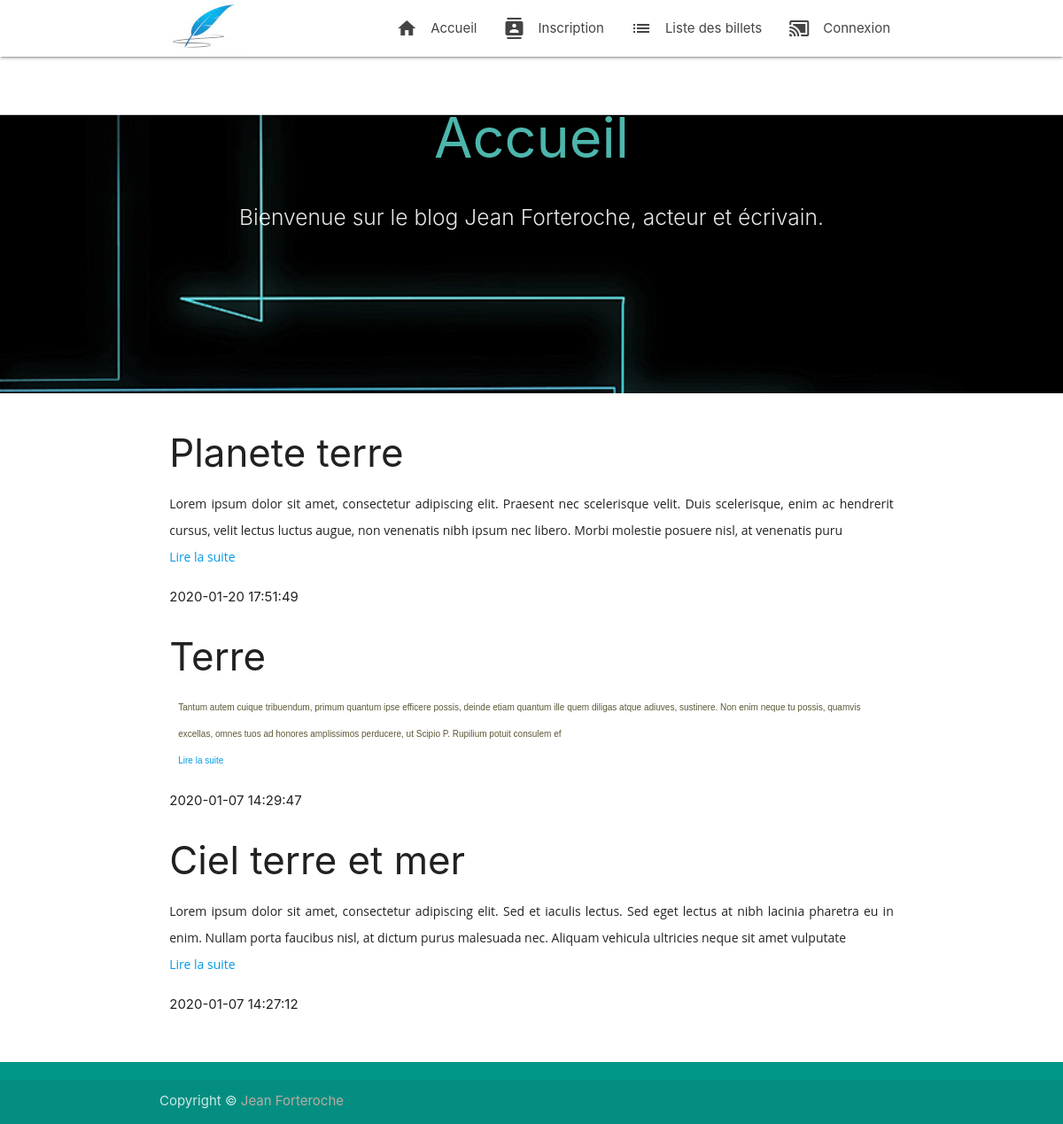
The page / on the database its author committed.
### tables this page shows
CREATE TABLE IF NOT EXISTS `billet` (
  `id` int(11) NOT NULL AUTO_INCREMENT,
  `titre` varchar(255) NOT NULL,
  `description` text NOT NULL,
  `idUser` int(11) NOT NULL,
  `dateAjout` datetime NOT NULL,
  PRIMARY KEY (`id`),
  KEY `idUser` (`idUser`)
);

### index.php (the view)
<?php
require_once('header.php');
require_once('model/dbconnect.php');
?>
<div id="index-banner" class="parallax-container">
      <div class="section no-pad-bot">
        <div class="container">
          <br><br>
          <h1 class="header center teal-text text-lighten-2">Accueil</h1>
          <div class="row center">
            <h5 class="header col s12 light">
            <?php if(!empty($_SESSION['pseudo'])){
            echo "Bonjour ".$_SESSION['pseudo']."!";
            }
            else{ echo "Bienvenue sur le blog Jean Forteroche, acteur et écrivain.";
            }
            ?>
            </h5>
          </div>
          <div class="parallax"><img src="img/background2.jpg" alt="Unsplashed background img 1"></div>
        </div>
      </div>
    </div>
<div class="container">
  <div class="section">
    <div class="row">
      <div class="col s12 m12">
<?php
$donnees =$bdd->query('SELECT  * FROM billet ORDER BY id DESC LIMIT 3 ');
while ($data =$donnees->fetch()){
  echo '<h3>' . $data['titre'].'</h2>'
  . substr($data['description'],0,400)
  .'<br><a href="article.php?id='.$data['id'].'" >Lire la suite</a></br>'
  .'<p>'. $data['dateAjout'].'<p>';
}
  ?>
        </div>
      </div>
    </div>
  </div>
<?php require_once('footer.php');
?>
</body>
</html>

### css/style.css (style rules this page uses)
p { line-height: 2rem; }
.parallax-container { min-height: 380px; line-height: 0; height: auto; color: rgba(255,255,255,.9); }
.parallax-container .section { width: 100%; }

### rows shown on the page
billet: titre "Planete terre", description "Lorem ipsum dolor sit amet, consectetur adipiscing elit. Praesent nec scelerisque velit. Duis scelerisque, enim ac hendrerit cursus, velit lectus luctus augue, non venenatis nibh ipsum nec libero. Morbi molestie posuere nisl, at venenatis puru", dateAjout "2020-01-20 17:51:49"
billet: titre "Terre", description "Tantum autem cuique tribuendum, primum quantum ipse efficere possis, deinde etiam quantum ille quem diligas atque adiuves, sustinere. Non enim neque tu possis, quamvis excellas, omnes tuos ad honores amplissimos perducere, ut Scipio P. Rupilium potuit consulem ef", dateAjout "2020-01-07 14:29:47"
billet: titre "Ciel terre et mer", description "Lorem ipsum dolor sit amet, consectetur adipiscing elit. Sed et iaculis lectus. Sed eget lectus at nibh lacinia pharetra eu in enim. Nullam porta faucibus nisl, at dictum purus malesuada nec. Aliquam vehicula ultricies neque sit amet vulputate", dateAjout "2020-01-07 14:27:12"
